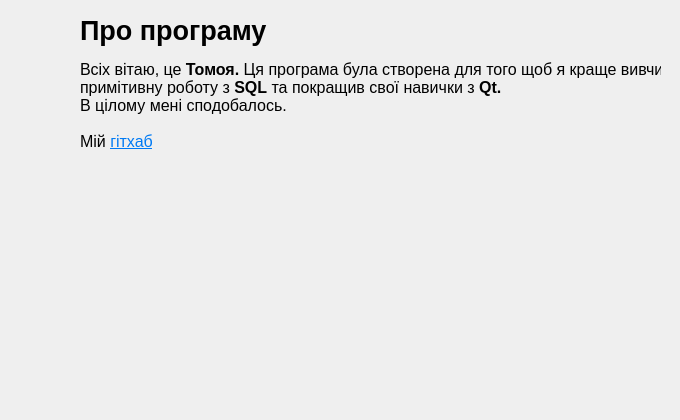
<?xml version="1.0" encoding="UTF-8"?>
<ui version="4.0">
 <class>MainWindow</class>
 <widget class="QMainWindow" name="MainWindow">
  <property name="geometry">
   <rect>
    <x>0</x>
    <y>0</y>
    <width>680</width>
    <height>420</height>
   </rect>
  </property>
  <property name="sizePolicy">
   <sizepolicy hsizetype="Fixed" vsizetype="Fixed">
    <horstretch>0</horstretch>
    <verstretch>0</verstretch>
   </sizepolicy>
  </property>
  <property name="minimumSize">
   <size>
    <width>680</width>
    <height>420</height>
   </size>
  </property>
  <property name="maximumSize">
   <size>
    <width>680</width>
    <height>420</height>
   </size>
  </property>
  <property name="windowTitle">
   <string>Пам'ятка</string>
  </property>
  <property name="windowIcon">
   <iconset theme="QIcon::ThemeIcon::MailMessageNew"/>
  </property>
  <property name="accessibleName">
   <string>Пам'ятка</string>
  </property>
  <widget class="QWidget" name="centralwidget">
   <widget class="QStackedWidget" name="stackedWidget">
    <property name="geometry">
     <rect>
      <x>60</x>
      <y>0</y>
      <width>621</width>
      <height>371</height>
     </rect>
    </property>
    <property name="currentIndex">
     <number>2</number>
    </property>
    <widget class="QWidget" name="page">
     <widget class="QTextEdit" name="textEdit">
      <property name="geometry">
       <rect>
        <x>40</x>
        <y>70</y>
        <width>281</width>
        <height>121</height>
       </rect>
      </property>
      <property name="font">
       <font>
        <pointsize>12</pointsize>
        <bold>true</bold>
       </font>
      </property>
      <property name="styleSheet">
       <string notr="true">
    background-color: transparent;
    border: none; /* Обязательно убираем рамку, иначе она останется висеть в воздухе */</string>
      </property>
      <property name="readOnly">
       <bool>true</bool>
      </property>
     </widget>
     <widget class="QLabel" name="label_tdn">
      <property name="geometry">
       <rect>
        <x>20</x>
        <y>10</y>
        <width>551</width>
        <height>41</height>
       </rect>
      </property>
      <property name="font">
       <font>
        <pointsize>20</pointsize>
        <bold>true</bold>
       </font>
      </property>
      <property name="text">
       <string>Справи на сьогодні:</string>
      </property>
     </widget>
    </widget>
    <widget class="QWidget" name="page_2">
     <widget class="QLineEdit" name="lineEdit">
      <property name="geometry">
       <rect>
        <x>30</x>
        <y>60</y>
        <width>301</width>
        <height>71</height>
       </rect>
      </property>
      <property name="font">
       <font>
        <pointsize>10</pointsize>
       </font>
      </property>
      <property name="alignment">
       <set>Qt::AlignmentFlag::AlignLeading|Qt::AlignmentFlag::AlignLeft|Qt::AlignmentFlag::AlignTop</set>
      </property>
      <property name="placeholderText">
       <string>будь-який текст...</string>
      </property>
     </widget>
     <widget class="QPushButton" name="pushButton">
      <property name="geometry">
       <rect>
        <x>30</x>
        <y>190</y>
        <width>151</width>
        <height>41</height>
       </rect>
      </property>
      <property name="text">
       <string>Створити</string>
      </property>
      <property name="icon">
       <iconset theme="QIcon::ThemeIcon::MailSend"/>
      </property>
     </widget>
     <widget class="QLabel" name="label_tdn_2">
      <property name="geometry">
       <rect>
        <x>20</x>
        <y>10</y>
        <width>551</width>
        <height>41</height>
       </rect>
      </property>
      <property name="font">
       <font>
        <pointsize>20</pointsize>
        <bold>true</bold>
       </font>
      </property>
      <property name="text">
       <string>Створити нову справу:</string>
      </property>
     </widget>
     <widget class="QDateEdit" name="dateEdit">
      <property name="geometry">
       <rect>
        <x>30</x>
        <y>140</y>
        <width>131</width>
        <height>31</height>
       </rect>
      </property>
      <property name="displayFormat">
       <string>dd/MM/yyyy</string>
      </property>
      <property name="date">
       <date>
        <year>2026</year>
        <month>5</month>
        <day>2</day>
       </date>
      </property>
     </widget>
    </widget>
    <widget class="QWidget" name="page_4">
     <widget class="QLabel" name="label_datesearch_2">
      <property name="geometry">
       <rect>
        <x>20</x>
        <y>10</y>
        <width>551</width>
        <height>41</height>
       </rect>
      </property>
      <property name="font">
       <font>
        <pointsize>20</pointsize>
        <bold>true</bold>
       </font>
      </property>
      <property name="text">
       <string>Про програму</string>
      </property>
     </widget>
     <widget class="QLabel" name="label">
      <property name="geometry">
       <rect>
        <x>20</x>
        <y>60</y>
        <width>581</width>
        <height>261</height>
       </rect>
      </property>
      <property name="font">
       <font>
        <pointsize>12</pointsize>
        <bold>false</bold>
       </font>
      </property>
      <property name="text">
       <string>&lt;html&gt;&lt;head/&gt;&lt;body&gt;&lt;p&gt;Всіх вітаю, це &lt;span style=&quot; font-weight:700;&quot;&gt;Томоя.&lt;/span&gt; Ця програма була створена для того щоб я краще вивчив &lt;br/&gt;примітивну роботу з &lt;span style=&quot; font-weight:700;&quot;&gt;SQL&lt;/span&gt; та покращив свої навички з &lt;span style=&quot; font-weight:700;&quot;&gt;Qt.&lt;br/&gt;&lt;/span&gt;В цілому мені сподобалось. &lt;br/&gt;&lt;br/&gt;Мій &lt;a href=&quot;https://github.com/qwxkp&quot;&gt;&lt;span style=&quot; text-decoration: underline; color:#007af4;&quot;&gt;гітхаб&lt;/span&gt;&lt;/a&gt;&lt;/p&gt;&lt;/body&gt;&lt;/html&gt;</string>
      </property>
      <property name="textFormat">
       <enum>Qt::TextFormat::RichText</enum>
      </property>
      <property name="alignment">
       <set>Qt::AlignmentFlag::AlignLeading|Qt::AlignmentFlag::AlignLeft|Qt::AlignmentFlag::AlignTop</set>
      </property>
      <property name="openExternalLinks">
       <bool>true</bool>
      </property>
      <property name="textInteractionFlags">
       <set>Qt::TextInteractionFlag::TextBrowserInteraction</set>
      </property>
     </widget>
     <widget class="QLabel" name="label_2">
      <property name="geometry">
       <rect>
        <x>440</x>
        <y>210</y>
        <width>150</width>
        <height>160</height>
       </rect>
      </property>
      <property name="textFormat">
       <enum>Qt::TextFormat::AutoText</enum>
      </property>
      <property name="pixmap">
       <pixmap resource="image.qrc">:/images/images/jiko_computer_coffee_kobosu.png</pixmap>
      </property>
      <property name="scaledContents">
       <bool>true</bool>
      </property>
     </widget>
    </widget>
    <widget class="QWidget" name="page_3">
     <widget class="QCalendarWidget" name="calendarWidget">
      <property name="enabled">
       <bool>true</bool>
      </property>
      <property name="geometry">
       <rect>
        <x>340</x>
        <y>60</y>
        <width>261</width>
        <height>141</height>
       </rect>
      </property>
      <property name="styleSheet">
       <string notr="true">/* Верхняя панель навигации (месяц, год, стрелки) */
#qt_calendar_navigationbar {
    background-color: #2b2b2b; /* Цвет фона заголовка */
    min-height: 35px;
    border-top-left-radius: 8px;
    border-top-right-radius: 8px;
}

/* Кнопки переключения и выбора месяца/года */
QCalendarWidget QToolButton {
    color: #e0e0e0;
    background-color: transparent;
    font-size: 14px;
    font-weight: bold;
    margin: 2px;
    border-radius: 4px;
}

/* Эффект наведения для кнопок в заголовке */
QCalendarWidget QToolButton:hover {
    background-color: #404040;
}

/* Выпадающее меню выбора месяца */
QCalendarWidget QMenu {
    background-color: #2b2b2b;
    color: white;
}

/* Сетка с днями */
QCalendarWidget QAbstractItemView:enabled {
    background-color: #1e1e1e; /* Темный фон самой сетки */
    color: #e0e0e0;            /* Цвет текста дней */
    selection-background-color: #3a3a3a; /* Цвет фона выбранного дня */
    selection-color: #ffffff;            /* Цвет текста выбранного дня */
    outline: none; /* Убираем стандартную пунктирную рамку фокуса */
}

/* Дни из соседних месяцев (неактивные) */
QCalendarWidget QAbstractItemView:disabled {
    color: #555555;
}</string>
      </property>
      <property name="gridVisible">
       <bool>false</bool>
      </property>
      <property name="navigationBarVisible">
       <bool>true</bool>
      </property>
      <property name="dateEditEnabled">
       <bool>false</bool>
      </property>
     </widget>
     <widget class="QLabel" name="label_datesearch">
      <property name="geometry">
       <rect>
        <x>20</x>
        <y>10</y>
        <width>551</width>
        <height>41</height>
       </rect>
      </property>
      <property name="font">
       <font>
        <pointsize>20</pointsize>
        <bold>true</bold>
       </font>
      </property>
      <property name="text">
       <string>Пошук за датою:</string>
      </property>
     </widget>
     <widget class="QTextEdit" name="textEdit_2">
      <property name="geometry">
       <rect>
        <x>40</x>
        <y>70</y>
        <width>281</width>
        <height>121</height>
       </rect>
      </property>
      <property name="font">
       <font>
        <pointsize>12</pointsize>
        <bold>true</bold>
       </font>
      </property>
      <property name="styleSheet">
       <string notr="true">
    background-color: transparent;
    border: none; /* Обязательно убираем рамку, иначе она останется висеть в воздухе */</string>
      </property>
      <property name="readOnly">
       <bool>true</bool>
      </property>
     </widget>
    </widget>
   </widget>
   <widget class="QFrame" name="frame">
    <property name="geometry">
     <rect>
      <x>0</x>
      <y>0</y>
      <width>61</width>
      <height>441</height>
     </rect>
    </property>
    <property name="styleSheet">
     <string notr="true">ui-&gt;frame-&gt;setStyleSheet(&quot;background-color: #34495e;&quot;); 
</string>
    </property>
    <property name="frameShape">
     <enum>QFrame::Shape::NoFrame</enum>
    </property>
    <property name="frameShadow">
     <enum>QFrame::Shadow::Plain</enum>
    </property>
    <widget class="QWidget" name="verticalLayoutWidget">
     <property name="geometry">
      <rect>
       <x>0</x>
       <y>0</y>
       <width>61</width>
       <height>371</height>
      </rect>
     </property>
     <layout class="QVBoxLayout" name="verticalLayout">
      <item>
       <widget class="QPushButton" name="pushButton_2">
        <property name="minimumSize">
         <size>
          <width>0</width>
          <height>50</height>
         </size>
        </property>
        <property name="styleSheet">
         <string notr="true">QPushButton {
    background-color: transparent;
    border: none; /* Обязательно убираем рамку, иначе она останется висеть в воздухе */
}


/* Состояние при наведении мыши (чуть светлее) */
QPushButton:hover {
}

/* Состояние при нажатии (вдавливание) */
QPushButton:pressed {
    padding-top: 4px;          /* Смещаем контент вниз */
    padding-bottom: -2px;      /* Компенсируем отступ */
}</string>
        </property>
        <property name="text">
         <string/>
        </property>
        <property name="icon">
         <iconset theme="QIcon::ThemeIcon::FormatJustifyCenter"/>
        </property>
        <property name="iconSize">
         <size>
          <width>32</width>
          <height>32</height>
         </size>
        </property>
        <property name="default">
         <bool>false</bool>
        </property>
        <property name="flat">
         <bool>false</bool>
        </property>
       </widget>
      </item>
      <item>
       <widget class="QPushButton" name="pushButton_3">
        <property name="minimumSize">
         <size>
          <width>0</width>
          <height>50</height>
         </size>
        </property>
        <property name="styleSheet">
         <string notr="true">QPushButton {
    background-color: transparent;
    border: none; /* Обязательно убираем рамку, иначе она останется висеть в воздухе */
}


/* Состояние при наведении мыши (чуть светлее) */
QPushButton:hover {
}

/* Состояние при нажатии (вдавливание) */
QPushButton:pressed {
    padding-top: 4px;          /* Смещаем контент вниз */
    padding-bottom: -2px;      /* Компенсируем отступ */
}</string>
        </property>
        <property name="text">
         <string/>
        </property>
        <property name="icon">
         <iconset theme="QIcon::ThemeIcon::MailMessageNew"/>
        </property>
        <property name="iconSize">
         <size>
          <width>32</width>
          <height>32</height>
         </size>
        </property>
        <property name="default">
         <bool>false</bool>
        </property>
        <property name="flat">
         <bool>false</bool>
        </property>
       </widget>
      </item>
      <item>
       <widget class="QPushButton" name="pushButton_4">
        <property name="minimumSize">
         <size>
          <width>0</width>
          <height>50</height>
         </size>
        </property>
        <property name="styleSheet">
         <string notr="true">QPushButton {
    background-color: transparent;
    border: none; /* Обязательно убираем рамку, иначе она останется висеть в воздухе */
}


/* Состояние при наведении мыши (чуть светлее) */
QPushButton:hover {
}

/* Состояние при нажатии (вдавливание) */
QPushButton:pressed {
    padding-top: 4px;          /* Смещаем контент вниз */
    padding-bottom: -2px;      /* Компенсируем отступ */
}</string>
        </property>
        <property name="text">
         <string/>
        </property>
        <property name="icon">
         <iconset theme="QIcon::ThemeIcon::AddressBookNew"/>
        </property>
        <property name="iconSize">
         <size>
          <width>32</width>
          <height>32</height>
         </size>
        </property>
        <property name="default">
         <bool>false</bool>
        </property>
        <property name="flat">
         <bool>false</bool>
        </property>
       </widget>
      </item>
      <item>
       <spacer name="verticalSpacer_2">
        <property name="orientation">
         <enum>Qt::Orientation::Vertical</enum>
        </property>
        <property name="sizeHint" stdset="0">
         <size>
          <width>20</width>
          <height>40</height>
         </size>
        </property>
       </spacer>
      </item>
      <item>
       <spacer name="verticalSpacer_3">
        <property name="orientation">
         <enum>Qt::Orientation::Vertical</enum>
        </property>
        <property name="sizeHint" stdset="0">
         <size>
          <width>20</width>
          <height>40</height>
         </size>
        </property>
       </spacer>
      </item>
      <item>
       <spacer name="verticalSpacer_4">
        <property name="orientation">
         <enum>Qt::Orientation::Vertical</enum>
        </property>
        <property name="sizeHint" stdset="0">
         <size>
          <width>20</width>
          <height>40</height>
         </size>
        </property>
       </spacer>
      </item>
      <item>
       <spacer name="verticalSpacer_5">
        <property name="orientation">
         <enum>Qt::Orientation::Vertical</enum>
        </property>
        <property name="sizeHint" stdset="0">
         <size>
          <width>20</width>
          <height>40</height>
         </size>
        </property>
       </spacer>
      </item>
      <item>
       <widget class="QPushButton" name="pushButton_5">
        <property name="minimumSize">
         <size>
          <width>0</width>
          <height>50</height>
         </size>
        </property>
        <property name="styleSheet">
         <string notr="true">QPushButton {
    background-color: transparent;
    border: none; /* Обязательно убираем рамку, иначе она останется висеть в воздухе */
}


/* Состояние при наведении мыши (чуть светлее) */
QPushButton:hover {
}

/* Состояние при нажатии (вдавливание) */
QPushButton:pressed {
    padding-top: 4px;          /* Смещаем контент вниз */
    padding-bottom: -2px;      /* Компенсируем отступ */
}</string>
        </property>
        <property name="icon">
         <iconset theme="QIcon::ThemeIcon::HelpAbout"/>
        </property>
        <property name="iconSize">
         <size>
          <width>32</width>
          <height>32</height>
         </size>
        </property>
        <property name="default">
         <bool>false</bool>
        </property>
        <property name="flat">
         <bool>false</bool>
        </property>
       </widget>
      </item>
     </layout>
    </widget>
   </widget>
  </widget>
  <widget class="QMenuBar" name="menubar">
   <property name="geometry">
    <rect>
     <x>0</x>
     <y>0</y>
     <width>680</width>
     <height>21</height>
    </rect>
   </property>
   <property name="nativeMenuBar">
    <bool>true</bool>
   </property>
  </widget>
  <widget class="QStatusBar" name="statusbar">
   <property name="sizeGripEnabled">
    <bool>false</bool>
   </property>
  </widget>
 </widget>
 <resources>
  <include location="image.qrc"/>
 </resources>
 <connections/>
</ui>
